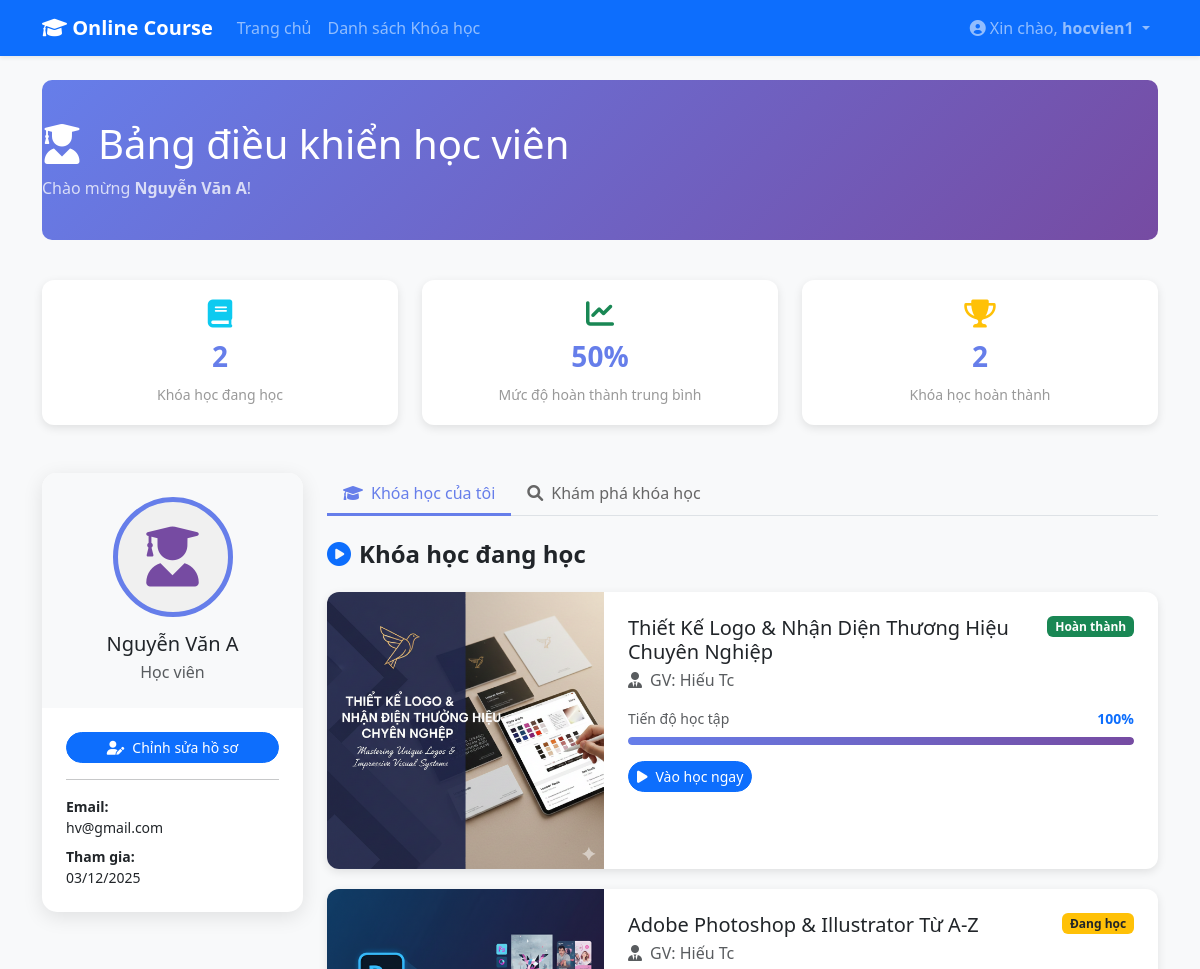
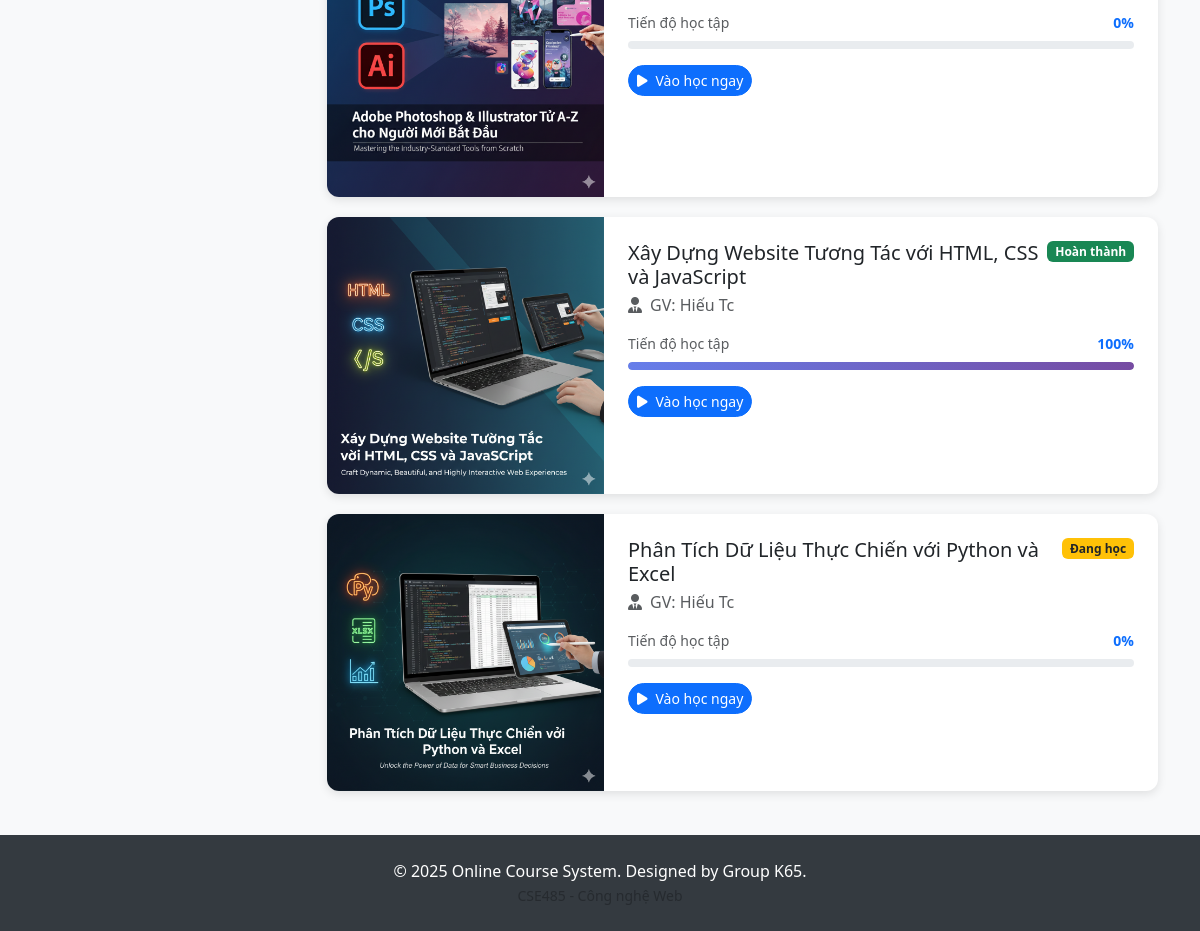
The app's page /index.php?controller=student&action=dashboard (signed in) with its own data (2 pictures, top to bottom).
### tables this page shows
CREATE TABLE `users` (
  `id` int(11) NOT NULL,
  `username` varchar(255) NOT NULL,
  `email` varchar(255) NOT NULL,
  `password` varchar(255) NOT NULL,
  `fullname` varchar(255) DEFAULT NULL,
  `role` int(11) DEFAULT 0 COMMENT '0: Student, 1: Instructor, 2: Admin',
  `created_at` datetime DEFAULT current_timestamp()
);

CREATE TABLE `enrollments` (
  `id` int(11) NOT NULL,
  `course_id` int(11) DEFAULT NULL,
  `student_id` int(11) DEFAULT NULL,
  `enrolled_date` datetime DEFAULT current_timestamp(),
  `status` varchar(50) DEFAULT 'active' COMMENT 'active, completed, dropped',
  `progress` int(11) DEFAULT 0
);

CREATE TABLE `courses` (
  `id` int(11) NOT NULL,
  `title` varchar(255) NOT NULL,
  `description` text DEFAULT NULL,
  `instructor_id` int(11) DEFAULT NULL,
  `category_id` int(11) DEFAULT NULL,
  `price` decimal(10,2) DEFAULT 0.00,
  `duration_weeks` int(11) DEFAULT NULL,
  `level` varchar(50) DEFAULT NULL COMMENT 'Beginner, Intermediate, Advanced',
  `image` varchar(255) DEFAULT NULL,
  `created_at` datetime DEFAULT current_timestamp(),
  `updated_at` datetime DEFAULT current_timestamp() ON UPDATE current_timestamp(),
  `status` varchar(20) DEFAULT 'pending'
);

### controllers/StudentController.php (called while the page is built, shortened)
<?php
require_once 'config/Database.php';
require_once 'models/Enrollment.php';
require_once 'models/User.php';
class StudentController {
    private $enrollmentModel;
    private $userModel;
    public function __construct() {
        $database = new Database();
        $this->db = $database->connect();
        $this->enrollmentModel = new Enrollment($this->db);
        $this->userModel = new User($this->db);
    }
    public function dashboard() {
        $student_id = $_SESSION['user_id'];
        $user_data = $this->userModel->getUserById($student_id);
        $my_courses = [];
        if ($student_id > 0) {
            $my_courses = $this->enrollmentModel->getMyCourses($student_id);
        }
        include 'views/student/dashboard.php';
    }
}
?>

### config/Database.php (called while the page is built, shortened)
<?php
class Database {
    private $host = 'localhost';
    private $db_name = 'onlinecourse';
    private $username = 'root';
    private $password = '';
    private $port = '3306';
    public function connect() {
        $this->conn = null;
        try {
            $dsn = "mysql:host=" . $this->host . ";port=" . $this->port . ";dbname=" . $this->db_name . ";charset=utf8mb4";
            $this->conn = new PDO($dsn, $this->username, $this->password);
            $this->conn->setAttribute(PDO::ATTR_ERRMODE, PDO::ERRMODE_EXCEPTION);
            $this->conn->setAttribute(PDO::ATTR_DEFAULT_FETCH_MODE, PDO::FETCH_ASSOC);
        } catch(PDOException $e) {
            echo "Lỗi kết nối: " . $e->getMessage();
        }
        return $this->conn;
    }
}
?>

### models/User.php (called while the page is built, shortened)
<?php
class User {
    private $conn;
    private $table = 'users';
    public function __construct($db) {
        $this->conn = $db;
    }
    public function getUserById($id) {
        $query = "SELECT id, fullname, email, created_at, role, username FROM " . $this->table . " WHERE id = :id";
        $stmt = $this->conn->prepare($query);
        $stmt->bindParam(':id', $id, PDO::PARAM_INT);
        $stmt->execute();
        return $stmt->fetch(PDO::FETCH_ASSOC);
    }
}
?>

### models/Enrollment.php (called while the page is built, shortened)
<?php
class Enrollment {
    private $conn;
    private $table = 'enrollments';
    public function __construct($db) {
        $this->conn = $db;
    }
    public function getMyCourses($student_id) {
        $query = "SELECT c.*, e.progress, e.status, u.fullname as instructor_name
                  FROM " . $this->table . " e
                  JOIN courses c ON e.course_id = c.id
                  LEFT JOIN users u ON c.instructor_id = u.id
                  WHERE e.student_id = :student_id
                  ORDER BY e.enrolled_date DESC";
        $stmt = $this->conn->prepare($query);
        $stmt->bindParam(':student_id', $student_id);
        $stmt->execute();
        return $stmt->fetchAll(PDO::FETCH_ASSOC);
    }
}
?>

### views/student/dashboard.php (the view, shortened to what this page needs)
<?php include 'views/layouts/header.php'; ?>
<div class="student-header">
    <div class="row align-items-center">
        <div class="col-md-8">
            <h1 class="mb-2"><i class="fas fa-user-graduate me-3"></i>Bảng điều khiển học viên</h1>
            <p class="mb-0 opacity-75">Chào mừng  <strong><?= htmlspecialchars($_SESSION['fullname'] ?? $_SESSION['username']) ?></strong>!</p>
        </div>
    </div>
</div>
<div class="row mb-4">
    <?php
    if (!isset($conn)) {
        $conn = mysqli_connect("localhost", "root", "", "onlinecourse");
        mysqli_set_charset($conn, 'utf8');
    }
    $dang_hoc = 0;
    $hoan_thanh = 0;
    $trung_binh = 0;
    if (isset($_SESSION['username'])) {
        $sql_get_id = "SELECT id FROM users WHERE username = '" . $_SESSION['username'] . "'";
        $res_id = mysqli_query($conn, $sql_get_id);
        if ($res_id && mysqli_num_rows($res_id) > 0) {
            $row_user = mysqli_fetch_assoc($res_id);
            $student_id = $row_user['id'];
            $sql_active = "SELECT COUNT(*) as total FROM enrollments
                           WHERE student_id = $student_id AND status = 'active'";
            $res_active = mysqli_query($conn, $sql_active);
            $data_active = mysqli_fetch_assoc($res_active);
            $dang_hoc = $data_active['total'];
            $sql_completed = "SELECT COUNT(*) as total FROM enrollments
                              WHERE student_id = $student_id AND status = 'completed'";
            $res_completed = mysqli_query($conn, $sql_completed);
            $data_completed = mysqli_fetch_assoc($res_completed);
            $hoan_thanh = $data_completed['total'];
            $sql_avg = "SELECT AVG(progress) as avg_prog FROM enrollments WHERE student_id = $student_id";
            $res_avg = mysqli_query($conn, $sql_avg);
            $data_avg = mysqli_fetch_assoc($res_avg);
            $trung_binh = round($data_avg['avg_prog'] ?? 0);
        }
    }
    ?>
    <div class="col-md-4 mb-3 mb-md-0">
        <div class="stats-card">
            <i class="fas fa-book text-info" style="font-size: 28px;"></i>
            <h3><?= $dang_hoc ?></h3>
            <p>Khóa học đang học</p>
        </div>
    </div>
    <div class="col-md-4 mb-3 mb-md-0">
        <div class="stats-card">
            <i class="fas fa-chart-line text-success" style="font-size: 28px;"></i>
            <h3><?= $trung_binh ?>%</h3>
            <p>Mức độ hoàn thành trung bình</p>
        </div>
    </div>
    <div class="col-md-4 mb-3 mb-md-0">
        <div class="stats-card">
            <i class="fas fa-trophy text-warning" style="font-size: 28px;"></i>
            <h3><?= $hoan_thanh ?></h3>
            <p>Khóa học hoàn thành</p>
        </div>
    </div>
</div>
<div class="row mt-5">
    <div class="col-lg-3 mb-4">
<div class="profile-card text-center">
    <div class="bg-light p-4">
        <div class="profile-avatar-icon">
            <i class="fas fa-user-graduate"></i>
        </div>
        <h5 class="mb-1">
            <?= htmlspecialchars($_SESSION['fullname'] ?? $_SESSION['username']) ?>
        </h5>
        <p class="text-muted mb-0">Học viên</p>
    </div>
    <div class="p-4">
        <div class="d-grid gap-2 mb-3">
            <a href="#" class="btn btn-primary btn-sm rounded-pill">
                <i class="fas fa-user-edit me-2"></i>Chỉnh sửa hồ sơ
            </a>
        </div>
        <hr>
        <div class="text-start small">
            <?php
                $user_email = $user_data['email'] ?? $_SESSION['email'] ?? 'Đang cập nhật';
                $created_at = $user_data['created_at'] ?? '2025-12-05';
            ?>
            <p class="mb-2">
                <strong>Email:</strong><br>
                <?= htmlspecialchars($user_email) ?>
            </p>
            <p class="mb-0">
                <strong>Tham gia:</strong><br>
                <?= date('d/m/Y', strtotime($created_at)) ?>
            </p>
        </div>
    </div>
</div>
</div>
    <div class="col-lg-9">
        <ul class="nav nav-tabs mb-4" role="tablist">
            <li class="nav-item">
                <a class="nav-link active" data-bs-toggle="tab" href="#tab-my-courses" role="tab">
                    <i class="fas fa-graduation-cap me-2"></i>Khóa học của tôi
                </a>
            </li>
            <li class="nav-item">
                <a class="nav-link" data-bs-toggle="tab" href="#tab-explore" role="tab">
                    <i class="fas fa-search me-2"></i>Khám phá khóa học
                </a>
            </li>
        </ul>
        <div class="tab-content">
                <div class="tab-pane fade show active" id="tab-my-courses" role="tabpanel">
    <h4 class="mb-4 fw-bold">
        <i class="fas fa-play-circle me-2 text-primary"></i>Khóa học đang học
    </h4>
    <?php if (count($my_courses) > 0): ?>
        <?php foreach ($my_courses as $myCourse): ?>
            <div class="course-card-item">
                <div class="row g-0">
                    <div class="col-md-4">
                        <img src="<?= BASE_URL ?>assets/uploads/courses/<?= htmlspecialchars($myCourse['image']) ?>"
     class="course-thumbnail w-100 h-100" style="object-fit: cover;" alt="Course Img">
                    </div>
                    <div class="col-md-8">
                        <div class="p-4">
                            <div class="d-flex justify-content-between align-items-start mb-3">
                                <div>
                                    <h5 class="card-title mb-1"><?= htmlspecialchars($myCourse['title']) ?></h5>
                                    <p class="text-muted mb-0">
                                        <i class="fas fa-user-tie me-2"></i>GV: <?= htmlspecialchars($myCourse['instructor_name']) ?>
                                    </p>
                                </div>
                                <?php if($myCourse['progress'] == 100): ?>
                                    <span class="badge bg-success">Hoàn thành</span>
                                <?php else: ?>
                                    <span class="badge bg-warning text-dark">Đang học</span>
                                <?php endif; ?>
                            </div>
                            <div class="mb-3">
                                <div class="d-flex justify-content-between mb-2">
                                    <small class="text-muted">Tiến độ học tập</small>
                                    <small class="fw-bold text-primary"><?= $myCourse['progress'] ?>%</small>
                                </div>
                                <div class="progress-custom" style="height: 8px; background: #e9ecef; border-radius: 10px; overflow: hidden;">
    <div class="progress-bar bg-success" role="progressbar"
         style="width: <?= $myCourse['progress'] ?>%; height: 100%; border-radius: 10px; transition: width 0.5s;">
    </div>
</div>
                            </div>
                            <div class="d-flex gap-2">
                                <a href="index.php?controller=lesson&action=learn&course_id=<?= $myCourse['id'] ?>" class="btn btn-primary btn-sm rounded-pill">
    <i class="fas fa-play me-2"></i>Vào học ngay
</a>
                            </div>
                        </div>
                    </div>
                </div>
            </div>
        <?php endforeach; ?>
    <?php endif; ?>
</div>
        </div>
    </div>
</div>
<?php include 'views/layouts/footer.php'; ?>

### assets/css/style.css (style rules this page uses)
body { display: flex; flex-direction: column; min-height: 100vh; background-color: #f8f9fa; }

### views/student/dashboard.php (style rules this page uses)
.student-header { background: linear-gradient(135deg, #667eea 0%, #764ba2 100%); color: white; padding: 40px 0; margin-bottom: 40px; border-radius: 10px; }
.profile-card { background: white; border-radius: 15px; box-shadow: 0 5px 20px rgba(0, 0, 0, 0.1); overflow: hidden; transition: transform 0.3s ease; }
.course-card-item { background: white; border-radius: 12px; overflow: hidden; box-shadow: 0 3px 10px rgba(0, 0, 0, 0.1); transition: all 0.3s ease; margin-bottom: 20px; }
.course-thumbnail { height: 200px; object-fit: cover; }
.stats-card { text-align: center; padding: 20px; background: white; border-radius: 12px; box-shadow: 0 3px 10px rgba(0, 0, 0, 0.1); }
.stats-card h3 { color: #667eea; font-weight: bold; margin: 10px 0; }
.stats-card p { color: #999; margin: 0; font-size: 14px; }
.progress-custom { height: 8px; background: #e9ecef; border-radius: 10px; overflow: hidden; }
.progress-custom .progress-bar { background: linear-gradient(90deg, #667eea, #764ba2); transition: width 0.3s ease; }
.nav-tabs .nav-link { color: #666; border: none; border-bottom: 3px solid transparent; transition: all 0.3s ease; }
.nav-tabs .nav-link.active { color: #667eea; border-bottom-color: #667eea; background: none; }
.profile-avatar-icon { width: 120px; height: 120px; border-radius: 50%; border: 5px solid #667eea; margin: 0 auto 15px; display: flex; align-items: center; justify-content: center; background-color: #f0f0f0; }
.profile-avatar-icon i { font-size: 60px; color: #764ba2; }

### records on screen
users: email "hv@gmail.com", created_at "03/12/2025"
enrollments: course.image (picture), course.title "Thiết Kế Logo & Nhận Diện Thương Hiệu Chuyên Nghiệp", users.fullname "Hiếu Tc", shows "Hoàn thành", progress "100"
enrollments: course.image (picture), course.title "Adobe Photoshop & Illustrator Từ A-Z", users.fullname "Hiếu Tc", shows "Đang học", progress "0"
enrollments: course.image (picture), course.title "Xây Dựng Website Tương Tác với HTML, CSS và JavaScript", users.fullname "Hiếu Tc", shows "Hoàn thành", progress "100"
enrollments: course.image (picture), course.title "Phân Tích Dữ Liệu Thực Chiến với Python và Excel", users.fullname "Hiếu Tc", shows "Đang học", progress "0"

### other values on screen
$_SESSION['username'] "hocvien1"
$_SESSION['fullname'] "Nguyễn Văn A"
$dang_hoc "2"
$trung_binh "50"
$hoan_thanh "2"
